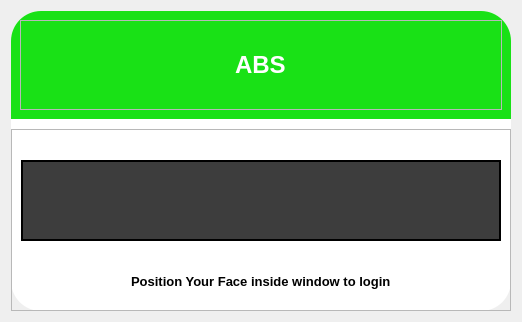
      <widget class="QWidget" name="login_page">
       <layout class="QHBoxLayout" name="horizontalLayout">
        <item alignment="Qt::AlignHCenter">
         <widget class="QFrame" name="loginframe_2">
          <property name="minimumSize">
           <size>
            <width>500</width>
            <height>300</height>
           </size>
          </property>
          <property name="maximumSize">
           <size>
            <width>500</width>
            <height>700</height>
           </size>
          </property>
          <property name="styleSheet">
           <string notr="true">QWidget#loginframe_2{
background-color: rgb(255, 255, 255);
border-radius:30px;
}
</string>
          </property>
          <property name="frameShape">
           <enum>QFrame::NoFrame</enum>
          </property>
          <property name="frameShadow">
           <enum>QFrame::Plain</enum>
          </property>
          <property name="lineWidth">
           <number>0</number>
          </property>
          <property name="midLineWidth">
           <number>0</number>
          </property>
          <layout class="QVBoxLayout" name="verticalLayout_21">
           <property name="spacing">
            <number>10</number>
           </property>
           <property name="leftMargin">
            <number>0</number>
           </property>
           <property name="topMargin">
            <number>0</number>
           </property>
           <property name="rightMargin">
            <number>0</number>
           </property>
           <property name="bottomMargin">
            <number>0</number>
           </property>
           <item>
            <widget class="QFrame" name="frame_4">
             <property name="sizePolicy">
              <sizepolicy hsizetype="Preferred" vsizetype="Expanding">
               <horstretch>0</horstretch>
               <verstretch>3</verstretch>
              </sizepolicy>
             </property>
             <property name="styleSheet">
              <string notr="true">QWidget#frame_4{
background-color: rgb(25, 225,22);
border-top-left-radius:30px;
border-top-right-radius:30px;
}
</string>
             </property>
             <property name="frameShape">
              <enum>QFrame::StyledPanel</enum>
             </property>
             <property name="frameShadow">
              <enum>QFrame::Raised</enum>
             </property>
             <layout class="QVBoxLayout" name="verticalLayout_5">
              <item>
               <widget class="QFrame" name="frame_5">
                <property name="frameShape">
                 <enum>QFrame::StyledPanel</enum>
                </property>
                <property name="frameShadow">
                 <enum>QFrame::Raised</enum>
                </property>
                <layout class="QHBoxLayout" name="horizontalLayout_4">
                 <item>
                  <widget class="QLabel" name="label_7">
                   <property name="minimumSize">
                    <size>
                     <width>70</width>
                     <height>70</height>
                    </size>
                   </property>
                   <property name="maximumSize">
                    <size>
                     <width>70</width>
                     <height>70</height>
                    </size>
                   </property>
                   <property name="text">
                    <string/>
                   </property>
                   <property name="pixmap">
                    <pixmap>system/sysicon/ATS_logo.png</pixmap>
                   </property>
                   <property name="scaledContents">
                    <bool>true</bool>
                   </property>
                  </widget>
                 </item>
                 <item alignment="Qt::AlignHCenter">
                  <widget class="QLabel" name="label_8">
                   <property name="font">
                    <font>
                     <pointsize>18</pointsize>
                     <weight>75</weight>
                     <bold>true</bold>
                    </font>
                   </property>
                   <property name="styleSheet">
                    <string notr="true">color: rgb(255, 255, 255);</string>
                   </property>
                   <property name="text">
                    <string>ABS</string>
                   </property>
                  </widget>
                 </item>
                 <item>
                  <widget class="QLabel" name="label_19">
                   <property name="minimumSize">
                    <size>
                     <width>70</width>
                     <height>70</height>
                    </size>
                   </property>
                   <property name="maximumSize">
                    <size>
                     <width>70</width>
                     <height>70</height>
                    </size>
                   </property>
                   <property name="text">
                    <string/>
                   </property>
                   <property name="pixmap">
                    <pixmap>system/sysicon/GP_logo (1).png</pixmap>
                   </property>
                   <property name="scaledContents">
                    <bool>true</bool>
                   </property>
                  </widget>
                 </item>
                </layout>
               </widget>
              </item>
             </layout>
            </widget>
           </item>
           <item>
            <widget class="QFrame" name="frame_14">
             <property name="sizePolicy">
              <sizepolicy hsizetype="Preferred" vsizetype="Expanding">
               <horstretch>0</horstretch>
               <verstretch>7</verstretch>
              </sizepolicy>
             </property>
             <property name="styleSheet">
              <string notr="true"/>
             </property>
             <property name="frameShape">
              <enum>QFrame::StyledPanel</enum>
             </property>
             <property name="frameShadow">
              <enum>QFrame::Raised</enum>
             </property>
             <layout class="QVBoxLayout" name="verticalLayout_22">
              <property name="spacing">
               <number>20</number>
              </property>
              <property name="topMargin">
               <number>30</number>
              </property>
              <item>
               <widget class="QLabel" name="lblloginimg">
                <property name="styleSheet">
                 <string notr="true">border:2px solid black;
background-color: rgb(61, 61, 61);</string>
                </property>
                <property name="text">
                 <string/>
                </property>
               </widget>
              </item>
              <item alignment="Qt::AlignHCenter">
               <widget class="QLabel" name="label_2">
                <property name="minimumSize">
                 <size>
                  <width>0</width>
                  <height>30</height>
                 </size>
                </property>
                <property name="maximumSize">
                 <size>
                  <width>16777215</width>
                  <height>40</height>
                 </size>
                </property>
                <property name="font">
                 <font>
                  <pointsize>10</pointsize>
                  <weight>75</weight>
                  <bold>true</bold>
                 </font>
                </property>
                <property name="text">
                 <string>Position Your Face inside window to login</string>
                </property>
               </widget>
              </item>
             </layout>
            </widget>
           </item>
          </layout>
         </widget>
        </item>
       </layout>
      </widget>
